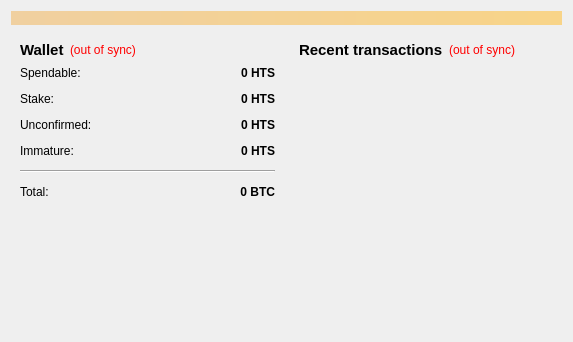
<?xml version="1.0" encoding="UTF-8"?>
<ui version="4.0">
 <class>OverviewPage</class>
 <widget class="QWidget" name="OverviewPage">
  <property name="geometry">
   <rect>
    <x>0</x>
    <y>0</y>
    <width>573</width>
    <height>342</height>
   </rect>
  </property>
  <property name="windowTitle">
   <string>Form</string>
  </property>
  <layout class="QVBoxLayout" name="topLayout">
   <item>
    <widget class="QLabel" name="labelAlerts">
     <property name="visible">
      <bool>false</bool>
     </property>
     <property name="styleSheet">
      <string notr="true">background-color: qlineargradient(x1: 0, y1: 0, x2: 1, y2: 0, stop:0 #F0D0A0, stop:1 #F8D488);  color:#000000
</string>
     </property>
     <property name="wordWrap">
      <bool>true</bool>
     </property>
     <property name="margin">
      <number>3</number>
     </property>
    </widget>
   </item>
   <item>
    <layout class="QHBoxLayout" name="horizontalLayout" stretch="1,1">
     <item>
      <layout class="QVBoxLayout" name="verticalLayout_2">
       <item>
        <widget class="QWidget" name="widget" native="true">
         <layout class="QVBoxLayout" name="verticalLayout_4">
          <item>
           <layout class="QHBoxLayout" name="horizontalLayout_4">
            <item>
             <widget class="QLabel" name="label_5">
              <property name="font">
               <font>
                <pointsize>11</pointsize>
                <weight>75</weight>
                <bold>true</bold>
               </font>
              </property>
              <property name="text">
               <string>Wallet</string>
              </property>
             </widget>
            </item>
            <item>
             <widget class="QLabel" name="labelWalletStatus">
              <property name="toolTip">
               <string>The displayed information may be out of date. Your wallet automatically synchronizes with the HotshotCoin network after a connection is established, but this process has not completed yet.</string>
              </property>
              <property name="styleSheet">
               <string notr="true">QLabel { color: red; }</string>
              </property>
              <property name="text">
               <string notr="true">(out of sync)</string>
              </property>
              <property name="alignment">
               <set>Qt::AlignLeading|Qt::AlignLeft|Qt::AlignVCenter</set>
              </property>
             </widget>
            </item>
            <item>
             <spacer name="horizontalSpacer_2">
              <property name="orientation">
               <enum>Qt::Horizontal</enum>
              </property>
              <property name="sizeHint" stdset="0">
               <size>
                <width>40</width>
                <height>20</height>
               </size>
              </property>
             </spacer>
            </item>
           </layout>
          </item>
          <item>
           <layout class="QFormLayout" name="formLayout_2">
            <property name="fieldGrowthPolicy">
             <enum>QFormLayout::AllNonFixedFieldsGrow</enum>
            </property>
            <property name="horizontalSpacing">
             <number>12</number>
            </property>
            <property name="verticalSpacing">
             <number>12</number>
            </property>
            <item row="0" column="0">
             <widget class="QLabel" name="label">
              <property name="text">
               <string>Spendable:</string>
              </property>
             </widget>
            </item>
            <item row="0" column="1">
             <widget class="QLabel" name="labelBalance">
              <property name="font">
               <font>
                <weight>75</weight>
                <bold>true</bold>
               </font>
              </property>
              <property name="cursor">
               <cursorShape>IBeamCursor</cursorShape>
              </property>
              <property name="toolTip">
               <string>Your current spendable balance</string>
              </property>
              <property name="text">
               <string notr="true">0 HTS</string>
              </property>
              <property name="alignment">
               <set>Qt::AlignRight|Qt::AlignTrailing|Qt::AlignVCenter</set>
              </property>
              <property name="textInteractionFlags">
               <set>Qt::LinksAccessibleByMouse|Qt::TextSelectableByKeyboard|Qt::TextSelectableByMouse</set>
              </property>
             </widget>
            </item>
            <item row="1" column="0">
             <widget class="QLabel" name="label_6">
              <property name="text">
               <string>Stake:</string>
              </property>
             </widget>
            </item>
            <item row="1" column="1">
             <widget class="QLabel" name="labelStake">
              <property name="font">
               <font>
                <weight>75</weight>
                <bold>true</bold>
               </font>
              </property>
              <property name="cursor">
               <cursorShape>IBeamCursor</cursorShape>
              </property>
              <property name="toolTip">
               <string>Total of coins that was staked, and do not yet count toward the current balance</string>
              </property>
              <property name="text">
               <string notr="true">0 HTS</string>
              </property>
              <property name="alignment">
               <set>Qt::AlignRight|Qt::AlignTrailing|Qt::AlignVCenter</set>
              </property>
              <property name="textInteractionFlags">
               <set>Qt::LinksAccessibleByMouse|Qt::TextSelectableByKeyboard|Qt::TextSelectableByMouse</set>
              </property>
             </widget>
            </item>
            <item row="2" column="0">
             <widget class="QLabel" name="label_3">
              <property name="text">
               <string>Unconfirmed:</string>
              </property>
             </widget>
            </item>
            <item row="2" column="1">
             <widget class="QLabel" name="labelUnconfirmed">
              <property name="font">
               <font>
                <weight>75</weight>
                <bold>true</bold>
               </font>
              </property>
              <property name="cursor">
               <cursorShape>IBeamCursor</cursorShape>
              </property>
              <property name="toolTip">
               <string>Total of transactions that have yet to be confirmed, and do not yet count toward the current balance</string>
              </property>
              <property name="text">
               <string notr="true">0 HTS</string>
              </property>
              <property name="alignment">
               <set>Qt::AlignRight|Qt::AlignTrailing|Qt::AlignVCenter</set>
              </property>
              <property name="textInteractionFlags">
               <set>Qt::LinksAccessibleByMouse|Qt::TextSelectableByKeyboard|Qt::TextSelectableByMouse</set>
              </property>
             </widget>
            </item>
            <item row="3" column="0">
             <widget class="QLabel" name="labelImmatureText">
              <property name="text">
               <string>Immature:</string>
              </property>
             </widget>
            </item>
            <item row="3" column="1">
             <widget class="QLabel" name="labelImmature">
              <property name="font">
               <font>
                <weight>75</weight>
                <bold>true</bold>
               </font>
              </property>
              <property name="toolTip">
               <string>Mined balance that has not yet matured</string>
              </property>
              <property name="text">
               <string notr="true">0 HTS</string>
              </property>
              <property name="alignment">
               <set>Qt::AlignRight|Qt::AlignTrailing|Qt::AlignVCenter</set>
              </property>
              <property name="textInteractionFlags">
               <set>Qt::LinksAccessibleByMouse|Qt::TextSelectableByKeyboard|Qt::TextSelectableByMouse</set>
              </property>
             </widget>
            </item>
            <item row="4" column="0" colspan="2">
             <widget class="Line" name="line">
              <property name="orientation">
               <enum>Qt::Horizontal</enum>
              </property>
             </widget>
            </item>
            <item row="5" column="0">
             <widget class="QLabel" name="labelTotalText">
              <property name="text">
               <string>Total:</string>
              </property>
             </widget>
            </item>
            <item row="5" column="1">
             <widget class="QLabel" name="labelTotal">
              <property name="font">
               <font>
                <weight>75</weight>
                <bold>true</bold>
               </font>
              </property>
              <property name="cursor">
               <cursorShape>IBeamCursor</cursorShape>
              </property>
              <property name="toolTip">
               <string>Your current total balance</string>
              </property>
              <property name="text">
               <string notr="true">0 BTC</string>
              </property>
              <property name="alignment">
               <set>Qt::AlignRight|Qt::AlignTrailing|Qt::AlignVCenter</set>
              </property>
              <property name="textInteractionFlags">
               <set>Qt::LinksAccessibleByMouse|Qt::TextSelectableByKeyboard|Qt::TextSelectableByMouse</set>
              </property>
             </widget>
            </item>
           </layout>
          </item>
         </layout>
        </widget>
       </item>
       <item>
        <widget class="QLabel" name="coinLogo">
         <property name="text">
          <string/>
         </property>
         <property name="pixmap">
          <pixmap resource="../bitcoin.qrc">:/icons/logo_backg</pixmap>
         </property>
         <property name="alignment">
          <set>Qt::AlignCenter</set>
         </property>
         <property name="margin">
          <number>-2</number>
         </property>
        </widget>
       </item>
       <item>
        <spacer name="verticalSpacer">
         <property name="orientation">
          <enum>Qt::Vertical</enum>
         </property>
         <property name="sizeHint" stdset="0">
          <size>
           <width>20</width>
           <height>40</height>
          </size>
         </property>
        </spacer>
       </item>
      </layout>
     </item>
     <item>
      <layout class="QVBoxLayout" name="verticalLayout_3">
       <item>
        <widget class="QWidget" name="widget_2" native="true">
         <layout class="QVBoxLayout" name="verticalLayout">
          <item>
           <layout class="QHBoxLayout" name="horizontalLayout_2">
            <item>
             <widget class="QLabel" name="label_4">
              <property name="font">
               <font>
                <pointsize>11</pointsize>
                <weight>75</weight>
                <bold>true</bold>
               </font>
              </property>
              <property name="text">
               <string>&lt;b&gt;Recent transactions&lt;/b&gt;</string>
              </property>
             </widget>
            </item>
            <item>
             <widget class="QLabel" name="labelTransactionsStatus">
              <property name="toolTip">
               <string>The displayed information may be out of date. Your wallet automatically synchronizes with the HotshotCoin network after a connection is established, but this process has not completed yet.</string>
              </property>
              <property name="styleSheet">
               <string notr="true">QLabel { color: red; }</string>
              </property>
              <property name="text">
               <string notr="true">(out of sync)</string>
              </property>
              <property name="alignment">
               <set>Qt::AlignRight|Qt::AlignTrailing|Qt::AlignVCenter</set>
              </property>
             </widget>
            </item>
            <item>
             <spacer name="horizontalSpacer">
              <property name="orientation">
               <enum>Qt::Horizontal</enum>
              </property>
              <property name="sizeHint" stdset="0">
               <size>
                <width>40</width>
                <height>20</height>
               </size>
              </property>
             </spacer>
            </item>
           </layout>
          </item>
          <item>
           <widget class="QListView" name="listTransactions">
            <property name="styleSheet">
             <string notr="true">QListView { background: transparent; }</string>
            </property>
            <property name="frameShape">
             <enum>QFrame::NoFrame</enum>
            </property>
            <property name="verticalScrollBarPolicy">
             <enum>Qt::ScrollBarAlwaysOff</enum>
            </property>
            <property name="horizontalScrollBarPolicy">
             <enum>Qt::ScrollBarAlwaysOff</enum>
            </property>
            <property name="selectionMode">
             <enum>QAbstractItemView::NoSelection</enum>
            </property>
           </widget>
          </item>
         </layout>
        </widget>
       </item>
      </layout>
     </item>
    </layout>
   </item>
  </layout>
 </widget>
 <resources>
  <include location="../bitcoin.qrc"/>
 </resources>
 <connections/>
</ui>
